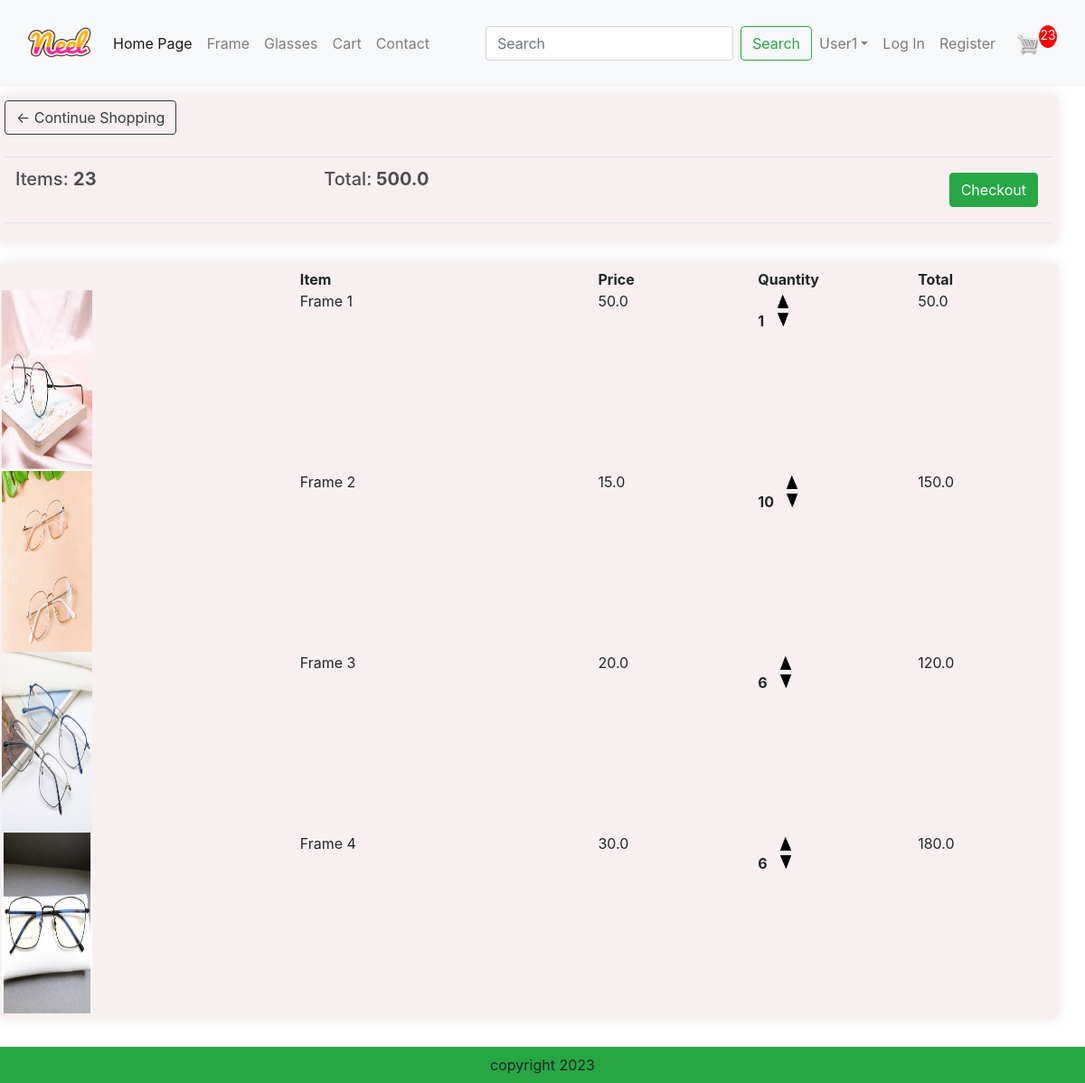
The page /cart/ (signed in) on the database as committed earlier.
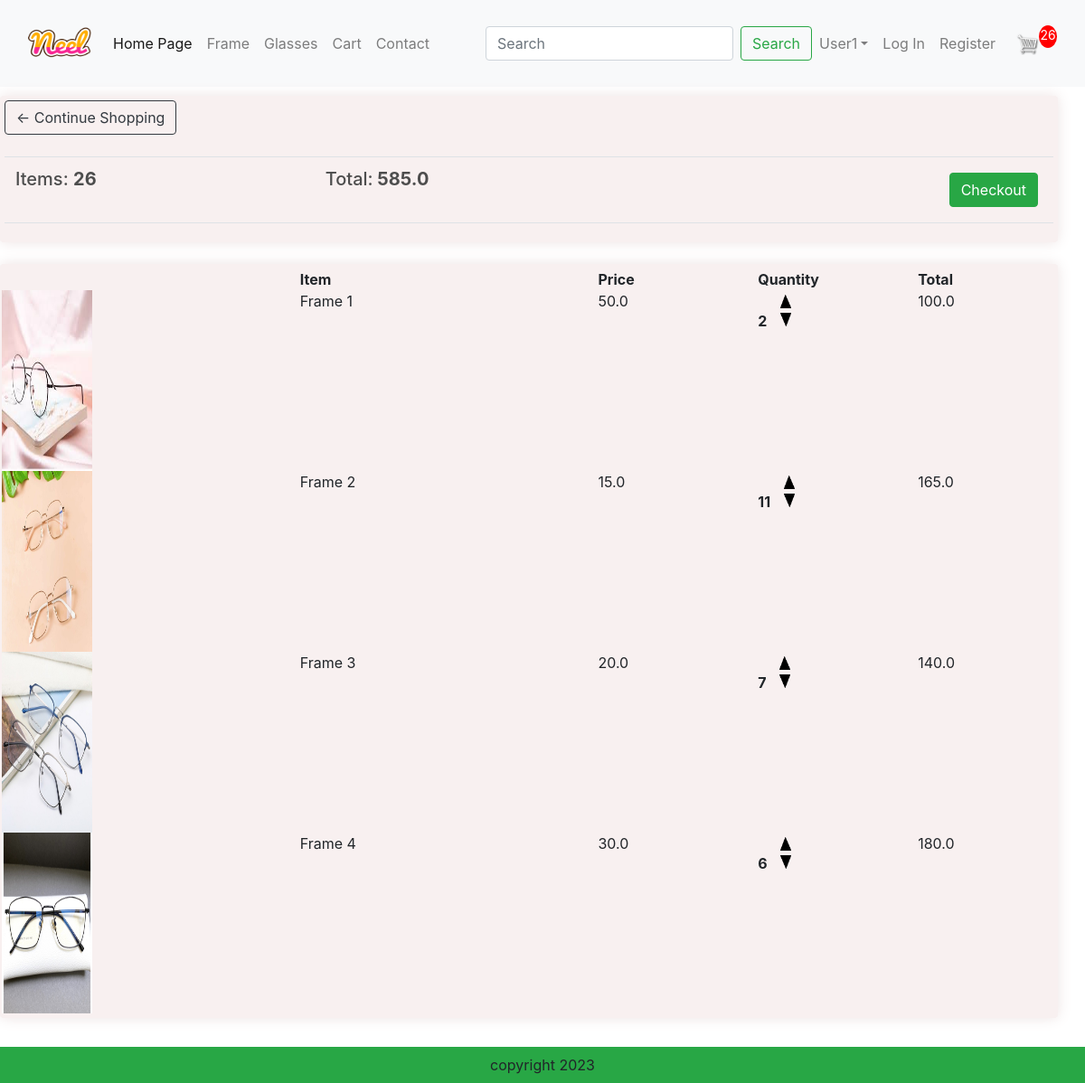
The same page on the database as committed later.
### app/models.py (models this page shows, shortened)
class Order(models.Model):
    customer = models.ForeignKey(Customer,on_delete=models.SET_NULL, blank=True, null=True)
    date_order = models.DateTimeField(auto_now_add=True)
    complete = models.BooleanField(default=False,null=True,blank=False)
    transaction_id = models.CharField( max_length=200, null=True)
    @property
    def get_cart_items(self):
        orderitems = self.orderitem_set.all()
        total = sum([item.quantity for item in orderitems])
        return total
    @property
    def get_cart_total(self):
        orderitems = self.orderitem_set.all()
        total = sum([item.get_total for item in orderitems])
        return total

class OrderItem(models.Model):
    product = models.ForeignKey(Product,on_delete=models.SET_NULL, blank=True, null=True)
    order = models.ForeignKey(Order,on_delete=models.SET_NULL, blank=True, null=True)
    quantity = models.IntegerField(default=0,null=True,blank=True)
    date_added = models.DateTimeField(auto_now_add=True)
    @property
    def get_total(self):
        total = self.product.price * self.quantity
        return total

class Product(models.Model):
    name = models.CharField( max_length=200, null=True)
    price = models.FloatField()
    digital = models.BooleanField(default=False,null=True,blank=False)
    image = models.ImageField(null=True,blank=True)
    @property
    def ImageURL(self):
        try:
            url = self.image.url
        except:
            url=''
        return url

### app/views.py (the view)
# urls.py: path('cart/', views.cart, name="cart"),
def cart(request):
    if request.user.is_authenticated:
        customer = request.user.customer
        order, created = Order.objects.get_or_create(customer = customer, complete=False)
        items= order.orderitem_set.all()
        cartItems = order.get_cart_items
    else:
        items=[]
        order = {'get_cart_items':0,'get_cart_total':0}
        cartItems = order['get_cart_items']
    context={'items':items,'order':order, 'cartItems':cartItems}
    return render(request, 'app/cart.html',context)

### app/Templates/app/cart.html
{% extends 'app/base.html' %}
{% load static %}
{% block cart_content %}
<div class="row" style='width:100%'>
	<div class="col-lg-12">
		<div class="box-element">
			<a  class="btn btn-outline-dark" href="{% url 'home' %}">&#x2190; Continue Shopping</a>
			<br>
			<br>
			<table class="table">
				<tr>
					<th><h5>Items: <strong>{{order.get_cart_items}}</strong></h5></th>
					<th><h5>Total:<strong> {{order.get_cart_total}}</strong></h5></th>
					<th>
						<a  style="float:right; margin:5px;" class="btn btn-success" href="{% url 'checkout'%}">Checkout</a>
					</th>
				</tr>
			</table>
		</div>
		<br>
		<div class="box-element">
			<div class="cart row">
				<div style="flex:2"></div>
				<div style="flex:2"><strong>Item</strong></div>
				<div style="flex:1"><strong>Price</strong></div>
				<div style="flex:1"><strong>Quantity</strong></div>
				<div style="flex:1"><strong>Total</strong></div>
			</div>
			{% for item in items  %}
			<div class="cart row">
				<div style="flex:2"><img class="row-image" src="{{item.product.ImageURL}}" height="200" width="350"></div>
				<div style="flex:2"><p>{{item.product.name}}</p></div>
				<div style="flex:1"><p>{{item.product.price}}</p></div>
				<div style="flex:1">
					<p class="quantity">{{item.quantity}}</p>
					<div class="quantity">
						<img  data-product ={{item.product.id}} data-action='add' class="chg-quantity update-cart" src="{% static  'app/images/arrow-up.png' %}" height="15">
						<img data-product ={{item.product.id}} data-action='remove' class="chg-quantity update-cart" src="{% static  'app/images/arrow-down.png' %}" height="15">
					</div>
				</div>
				<div style="flex:1"><p>{{item.get_total}}</p></div>
			</div>
			{% endfor %}
		</div>
	</div>
</div>
{% endblock cart_content %}

### app/Templates/app/base.html (shortened to what this page needs)
{% load static %}
<!DOCTYPE html>
<html>
    <head>
        <link href="https://cdn.jsdelivr.net/npm/bootstrap@5.0.2/dist/css/bootstrap.min.css" rel="stylesheet">
        <link href="{%static 'app/css/style.css'%}" rel="stylesheet"/>
        <link href="{%static 'app/css/owl.carousel.min.css'%}" rel="stylesheet"/>
        <link href="{%static 'app/css/all.min.css'%}" rel="stylesheet"/>
        <link href="{%static 'app/css/main.css'%}" rel="stylesheet"/>
        <link rel="stylesheet" href="https://stackpath.bootstrapcdn.com/bootstrap/4.4.1/css/bootstrap.min.css">
        <link rel="stylesheet" type="test/css" href="{%static 'app/css/main.css'%}">
        <link rel="stylesheet" href="">
    </head>
    <body>
        <nav class="navbar navbar-expand-lg navbar-light bg-light">
            <div class="container-fluid">
              <a class="navbar-brand" href="{% url 'home'%}">
                <img src=" {% static 'app/images/icon.png' %} " width="70" height="70" />
              </a>
              <div class="collapse navbar-collapse" id="navbarSupportedContent">
                <ul class="navbar-nav me-auto mb-2 mb-lg-0">
                  <li class="nav-item">
                    <a class="nav-link active" aria-current="page" href="{% url 'home'%}">Home Page</a>
                  </li>
                  <li class="nav-item">
                    <a class="nav-link" href="{% url 'frame'%}">Frame</a>
                  </li>
                  <li class="nav-item">
                    <a class="nav-link" href="{% url 'glasses'%}">Glasses</a>
                  </li>
                  <li class="nav-item">
                    <a class="nav-link" href="{% url 'cart'%}">Cart</a>
                  </li>
                  <li class="nav-item">
                    <a class="nav-link " href="#">Contact</a>
                  </li>
                </ul>
                <form class="d-flex">
                  <input class="form-control me-2" type="search" placeholder="Search" aria-label="Search">
                  <button class="btn btn-outline-success" type="submit">Search</button>
                </form>
              </div>
              <ul class="navbar-nav me-auto mb-2 mb-lg-0">
                <li class="nav-item dropdown">
                  <a class="nav-link dropdown-toggle" role="button" data-bs-toggle="dropdown" href="#">User1</a>
                </li>
                <li class="nav-item">
                  <a class="nav-link " href="#">Log In</a>
                </li>
                <li class="nav-item">
                  <a class="nav-link " href="#">Register</a>
                </li>
              </ul>
              <div class='form-inline my-2 my-lg-0'>
                <a href="{% url 'cart' %}"><img id="cart-icon" src="{% static 'images/cart.png'%}"></a>
                  <p id='cart-total'>{{cartItems}}</p>
              </div>
            </div>
          </nav>
        {% block cart_content %}{% endblock cart_content %}
      <br/> <br/> <br/>
        <Footer class="container--fluid bg-success text-center fixed-bottom p-2 mt-5">
            copyright 2023
        </footer>
    </body>
</html>

### app/static/app/css/main.css (style rules this page uses)
body { background-color: hsl(0, 0%, 98%); }
h1,h2,h3,h4,h5,h6 { color:hsl(0, 0%, 30%); }
.box-element { box-shadow:hsl(0, 21%, 91%) 0 0 16px; background-color: #f8f0f0; border-radius: 4px; padding: 5px; }
#cart-icon { width:25px; display: inline-block; margin-left: 15px; }
#cart-total { display: block; text-align: center; color:#fff; background-color: red; width: 20px; height: 25px; border-radius: 50%; font-size: 14px; }
.col-lg-3, .col-lg-4, .col-lg-6, .col-lg-8, .col-lg-12 { margin-top: 10px; }
.btn { border-radius: 0; }
.row-image { width: 100px; }
.quantity { display: inline-block; font-weight: 700; padding-right:10px; }
.chg-quantity { width: 12px; cursor: pointer; display: block; margin-top: 5px; transition:.1s; }

Rows that differ between the two databases and show on the page:
changed through a linked row, Order: get_cart_items "23" → "26"; get_cart_total "500.0" → "585.0"
changed OrderItem "Frame 1": quantity "1" → "2"; get_total "50.0" → "100.0"
changed OrderItem "Frame 2": quantity "10" → "11"; get_total "150.0" → "165.0"
changed OrderItem "Frame 3": quantity "6" → "7"; get_total "120.0" → "140.0"
Other text that changed with them:
{{ cartItems }}: "23" → "26"
